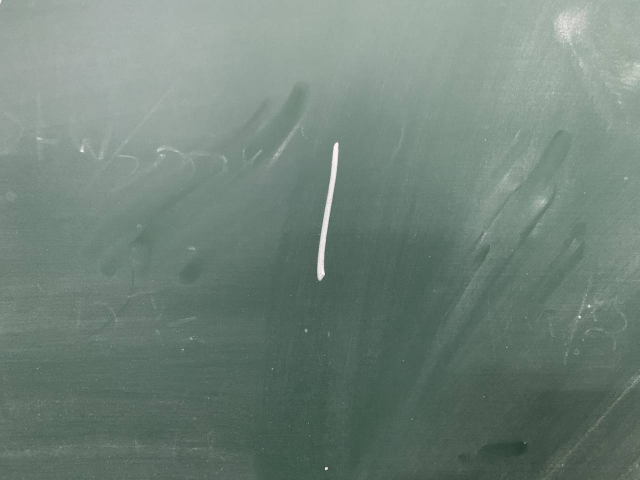
#> input picture real_img/1.jpg, 1280 x 960 px (shown at 1/2 size)
$ python -i Pre_treatment.py   (imports and definitions only)
#> lines starting #> are read from the running program, lines starting #| are printed output that depends on the picture; after the words box and inside, x2 and y2 are one past the last pixel; in counts of white or black regions, pixels touching at a corner belong together
import cv2 as cv
import numpy as np
import os


def get_number(img):
    img_gray = img
    if len(img.shape) == 3 and img.shape[2] == 3:
        img_gray = cv.cvtColor(img, cv.COLOR_RGB2GRAY)
    img_gray_resize = cv.resize(img_gray, (700, 700))
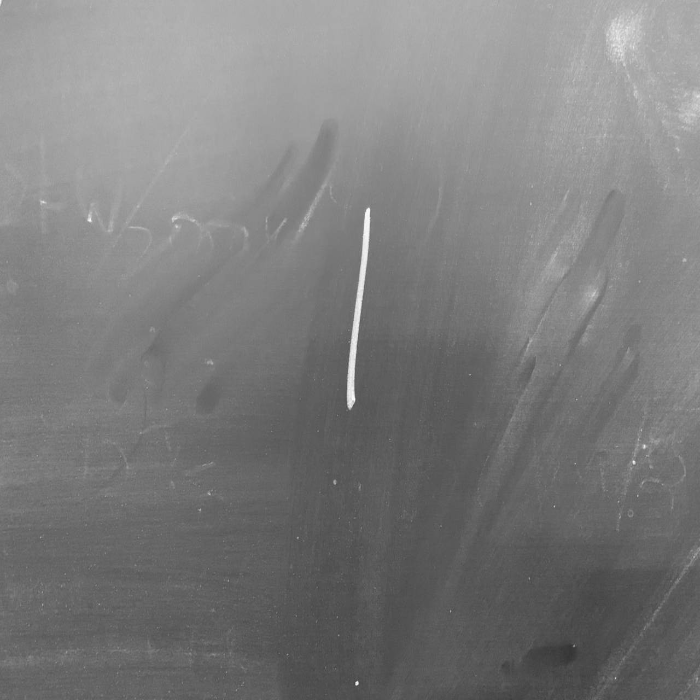
#> img_gray_resize: shape (700, 700); min 52, max 252, mean 124.3
    ret, img_bw = cv.threshold(img_gray_resize, 120, 255, cv.THRESH_BINARY)
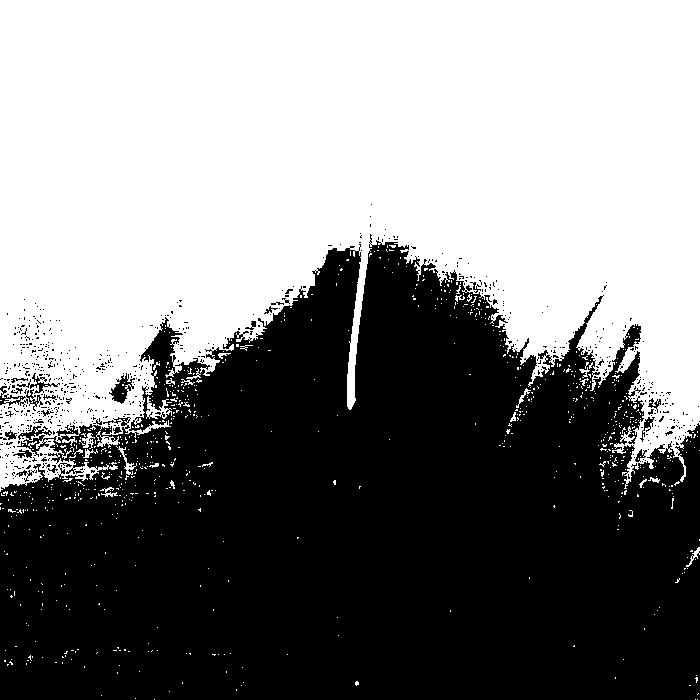
#> img_bw: shape (700, 700); 51.1% white; 666 black regions (643 under 20 px), largest, box (x1, y1, x2, y2) and area: (0, 234, 700, 700) 236295, (109, 373, 135, 404) 344, (0, 386, 43, 411) 294
    img_bw = cv.bitwise_not(img_bw)
    kernel = np.ones((3, 3), np.uint8)
    # img_open = cv.morphologyEx(img_bw,cv.MORPH_CLOSE,kernel)
    img_open = cv.dilate(img_bw, kernel, iterations=2)
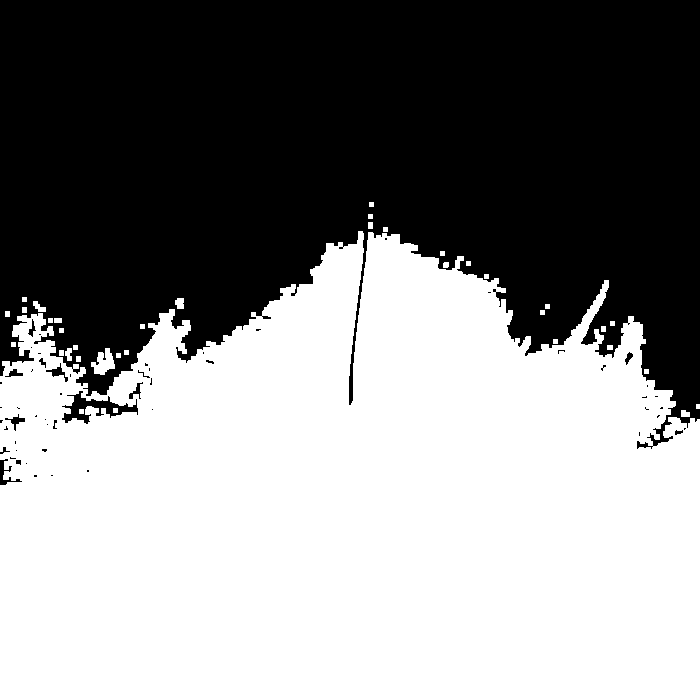
#> img_open: shape (700, 700); 54% white; 56 black regions (41 under 20 px), largest, box (x1, y1, x2, y2) and area: (0, 0, 700, 449) 223566, (62, 391, 138, 424) 875, (0, 459, 22, 485) 166
    num_labels, labels, stats, centroids = \
        cv.connectedComponentsWithStats(img_open, connectivity=8, ltype=None)
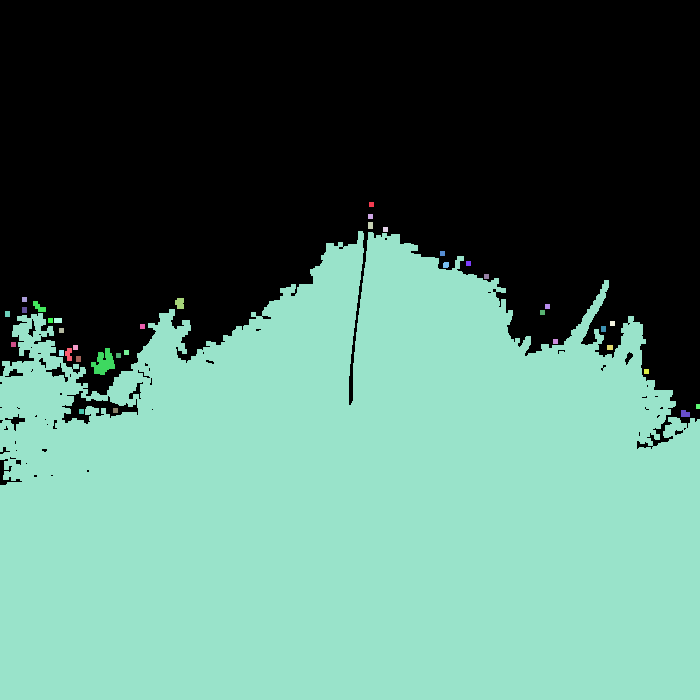
#> labels: shape (700, 700) int32; 38 distinct labels, from 0 to 37; one colour per label, 0 black
#> num_labels = 38; stats = 38 rows, first 6: [0, 0, 700, 485, 225420], [369, 202, 5, 5, 25], [368, 214, 5, 5, 25], [368, 222, 5, 7, 35], [383, 227, 5, 5, 25], [0, 231, 700, 469, 263078]; centroids = 38 pairs, first value 7 to 697.5, second value 165.2 to 507.5
    for sta in stats:
        if sta[4] < 1000:
            cv.rectangle(img_open, tuple(sta[0:2]), tuple(sta[0:2] + sta[2:4]), (0, 0, 255), thickness=-1)
#> this loop made 38 passes
#> sta on passes 1 to 12: [0, 0, 700, 485, 225420], [369, 202, 5, 5, 25], [368, 214, 5, 5, 25], [368, 222, 5, 7, 35], [383, 227, 5, 5, 25], [0, 231, 700, 469, 263078], [440, 251, 5, 5, 25], [466, 261, 5, 5, 25], [443, 262, 6, 6, 34], [484, 274, 5, 5, 25], [22, 297, 5, 5, 25], [175, 298, 9, 11, 86]
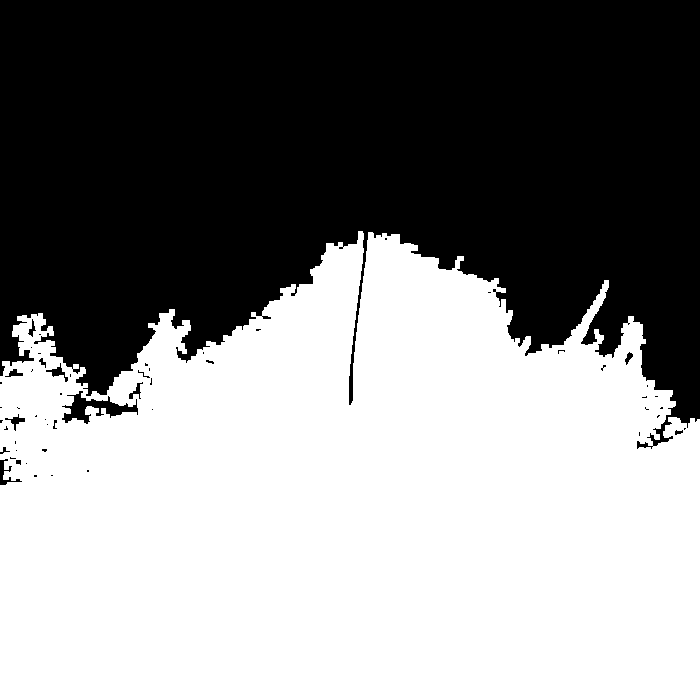
#> img_open: shape (700, 700); 53.7% white; 56 black regions (41 under 20 px), largest, box (x1, y1, x2, y2) and area: (0, 0, 700, 449) 225018, (62, 391, 138, 424) 925, (0, 459, 22, 485) 166
    return img_open


def get_roi(img_bw):
    img_bw_c = img_bw.sum(axis=1) / 255
    img_bw_r = img_bw.sum(axis=0) / 255
    all_sum = img_bw_c.sum(axis=0)
    if all_sum != 0:
        r_ind, c_ind = [], []
        for k, r in enumerate(img_bw_r):
            if r >= 5:
                r_ind.append(k)
        for k, c in enumerate(img_bw_c):
            if c >= 5:
                c_ind.append(k)
        if len(r_ind) == 0 or len(c_ind) == 0:
            return img_bw
        img_bw_sg = img_bw[c_ind[0]:c_ind[-1], r_ind[0]:r_ind[-1]]
        leng_c = len(c_ind)
        leng_r = len(r_ind)
        side_len = max(leng_c, leng_r) + 20
        if leng_c == side_len:
            add_r = int((side_len - leng_r) / 2)
            add_c = 10
        else:
            add_r = 10
            add_c = int((side_len - leng_c) / 2)
        img_bw_sg_bord = cv.copyMakeBorder(img_bw_sg, add_c, add_c, add_r, add_r, cv.BORDER_CONSTANT, value=[0, 0, 0])
        return img_bw_sg_bord
    else:
        return img_bw


def softmax(X):
    X_exp = X.exp()
    partition = X_exp.sum(dim=1, keepdim=True)
    return X_exp / partition

>>> import cv2
>>> picture = cv2.cvtColor(cv2.imread('real_img/1.jpg'), cv2.COLOR_BGR2RGB)
>>> result = get_number(picture)

$ run again, on real_img/2.jpg
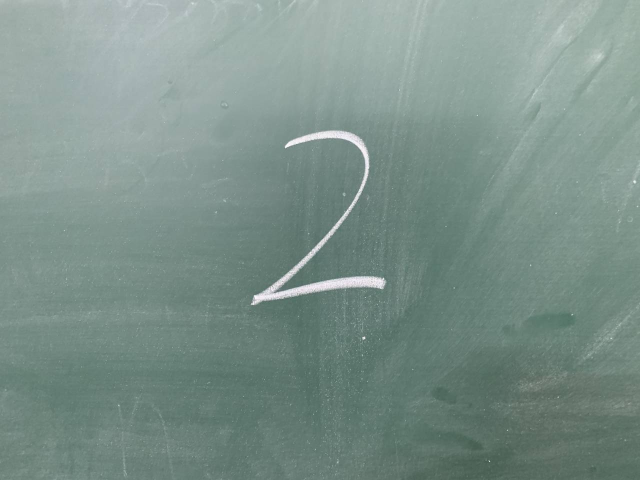
#> input picture real_img/2.jpg, 1280 x 960 px (shown at 1/2 size)
#> in get_number, `num_labels, labels, stats, centroids = \ cv.connectedComponentsWithSta..`:
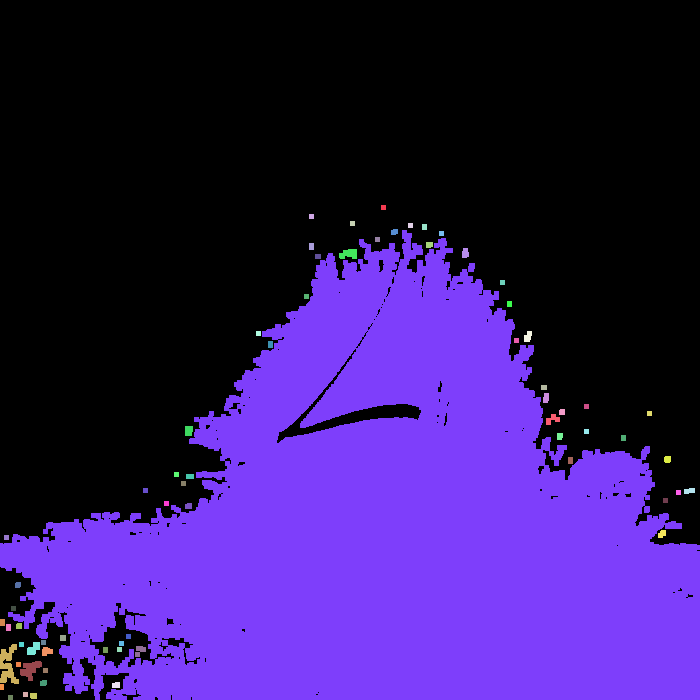
#> labels: shape (700, 700) int32; 70 distinct labels, from 0 to 69; one colour per label, 0 black
#> num_labels = 70; stats = 70 rows, first 6: [0, 0, 700, 700, 294547], [381, 205, 5, 5, 25], [309, 214, 5, 5, 25], [350, 221, 5, 5, 25], [408, 223, 5, 5, 25], [422, 224, 5, 6, 30]; centroids = 70 pairs, first value 1.5 to 689, second value 207 to 697
#> the loop in get_number, `for sta in stats:` made 70 passes
#> after the loop in get_number, `for sta in stats:`:
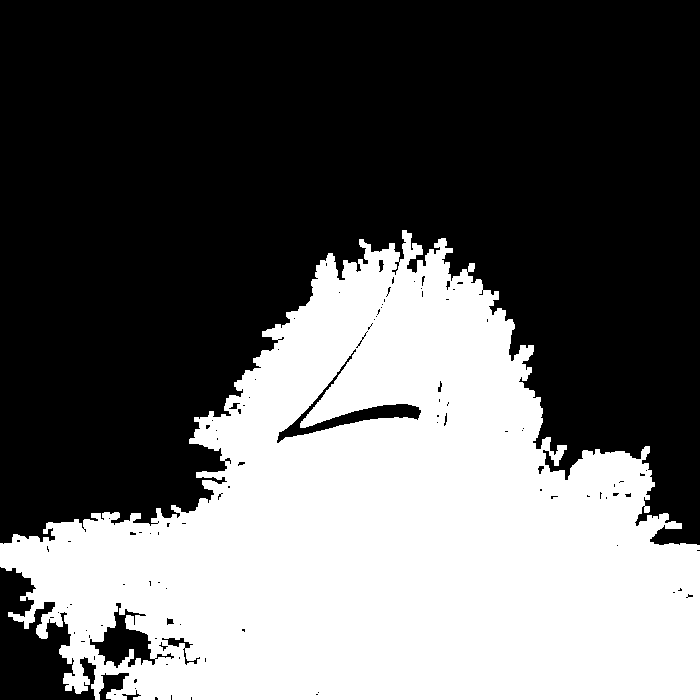
#> img_open: shape (700, 700); 39.2% white; 1 white region, box (x1, y1, x2, y2) and area: (0, 230, 700, 700) 192285

$ run again, on real_img/3.jpg
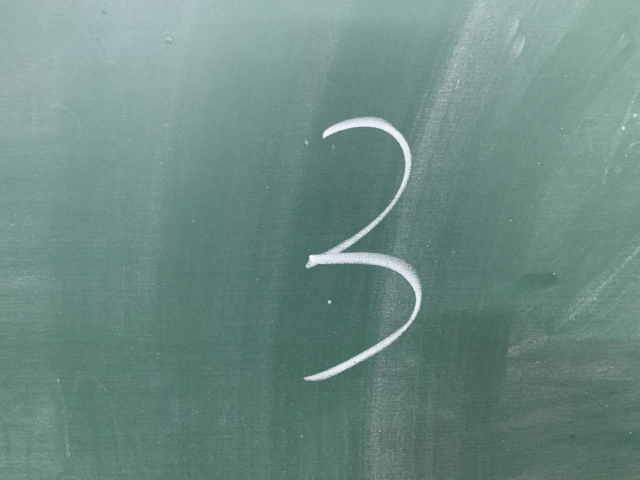
#> input picture real_img/3.jpg, 1280 x 960 px (shown at 1/2 size)
#> in get_number, `num_labels, labels, stats, centroids = \ cv.connectedComponentsWithSta..`:
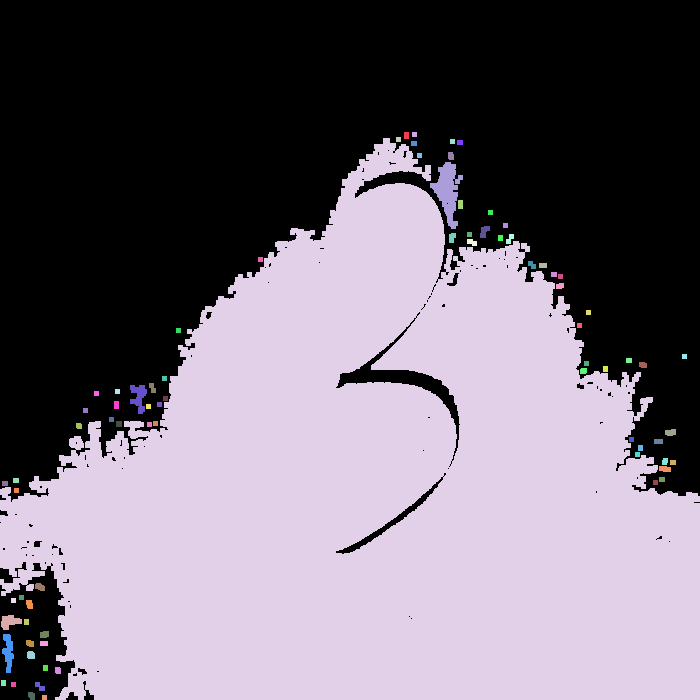
#> labels: shape (700, 700) int32; 81 distinct labels, from 0 to 80; one colour per label, 0 black
#> num_labels = 81; stats = 81 rows, first 6: [0, 0, 700, 700, 237148], [404, 132, 5, 7, 35], [412, 132, 5, 5, 25], [396, 137, 5, 5, 25], [0, 138, 700, 562, 248404], [450, 139, 5, 5, 25]; centroids = 81 pairs, first value 3 to 684, second value 134 to 697
#> the loop in get_number, `for sta in stats:` made 81 passes
#> after the loop in get_number, `for sta in stats:`:
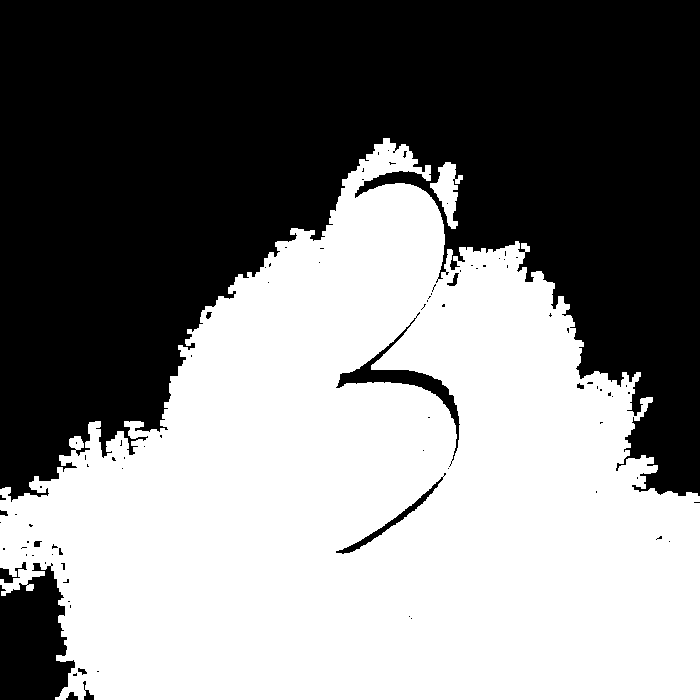
#> img_open: shape (700, 700); 50.9% white; 91 black regions (78 under 20 px), largest, box (x1, y1, x2, y2) and area: (0, 0, 700, 502) 229433, (0, 563, 75, 700) 7478, (336, 312, 460, 467) 2057

$ run again, on real_img/4.jpg
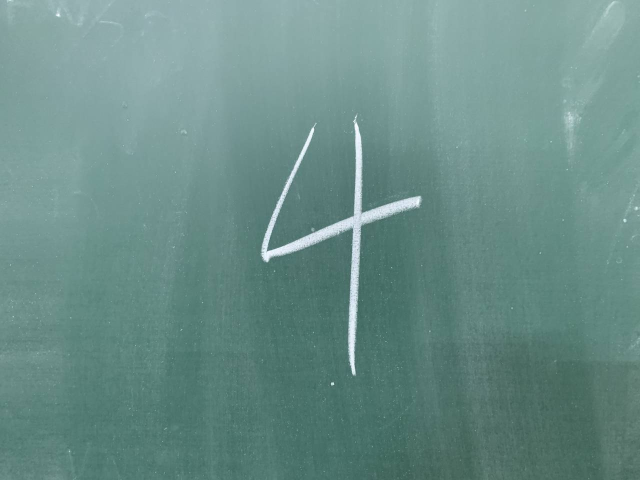
#> input picture real_img/4.jpg, 1280 x 960 px (shown at 1/2 size)
#> in get_number, `num_labels, labels, stats, centroids = \ cv.connectedComponentsWithSta..`:
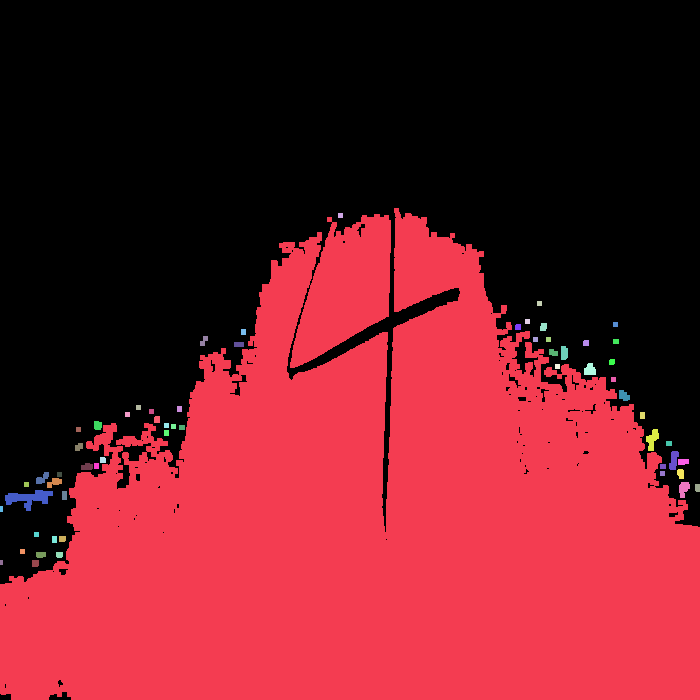
#> labels: shape (700, 700) int32; 62 distinct labels, from 0 to 61; one colour per label, 0 black
#> num_labels = 62; stats = 62 rows, first 6: [0, 0, 700, 700, 260213], [0, 208, 700, 492, 226611], [338, 213, 5, 5, 25], [537, 301, 5, 5, 25], [525, 319, 5, 5, 25], [540, 323, 7, 8, 51]; centroids = 62 pairs, first value 1 to 697.1, second value 201.9 to 562.9
#> the loop in get_number, `for sta in stats:` made 62 passes
#> after the loop in get_number, `for sta in stats:`:
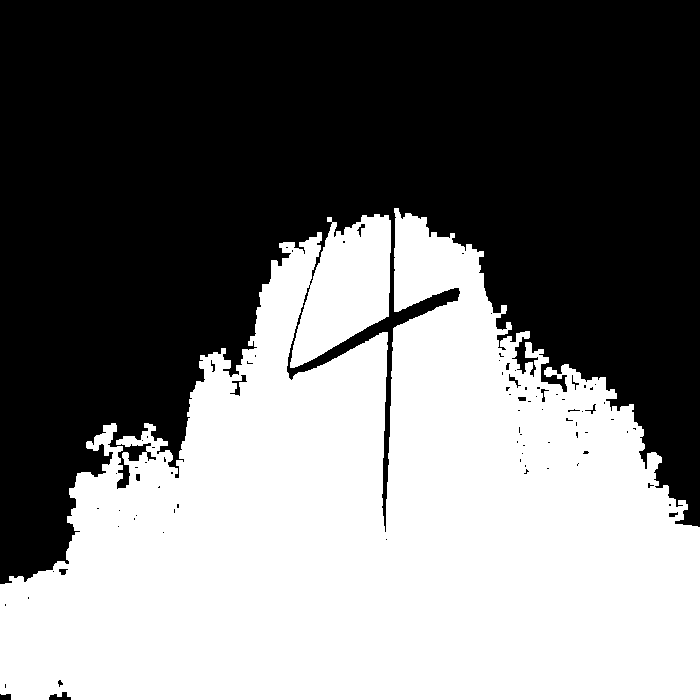
#> img_open: shape (700, 700); 46.2% white; 1 white region, box (x1, y1, x2, y2) and area: (0, 208, 700, 700) 226611
